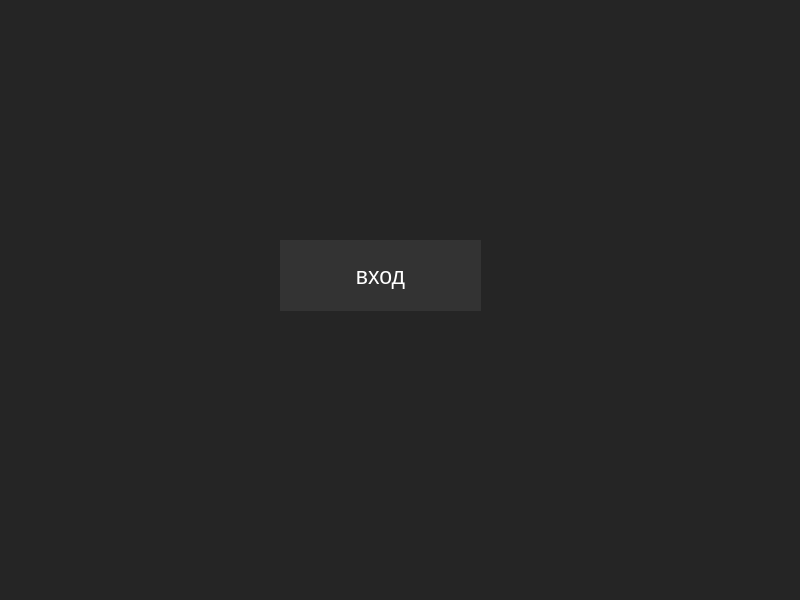
<?xml version="1.0" encoding="UTF-8"?>
<ui version="4.0">
 <class>MainWindow</class>
 <widget class="QMainWindow" name="MainWindow">
  <property name="geometry">
   <rect>
    <x>0</x>
    <y>0</y>
    <width>800</width>
    <height>600</height>
   </rect>
  </property>
  <property name="windowTitle">
   <string>MainWindow</string>
  </property>
  <property name="styleSheet">
   <string notr="true">background-color: #252525;</string>
  </property>
  <widget class="QWidget" name="centralwidget">
   <widget class="QPushButton" name="pushButton">
    <property name="geometry">
     <rect>
      <x>280</x>
      <y>240</y>
      <width>201</width>
      <height>71</height>
     </rect>
    </property>
    <property name="font">
     <font>
      <pointsize>17</pointsize>
     </font>
    </property>
    <property name="styleSheet">
     <string notr="true">QPushButton {
	border: #383838;
	color: white;
	background-color: #333333;
}

QPushButton::pressed {
	background-color: #424242;
}
</string>
    </property>
    <property name="text">
     <string>вход</string>
    </property>
   </widget>
  </widget>
 </widget>
 <resources/>
 <connections/>
</ui>
